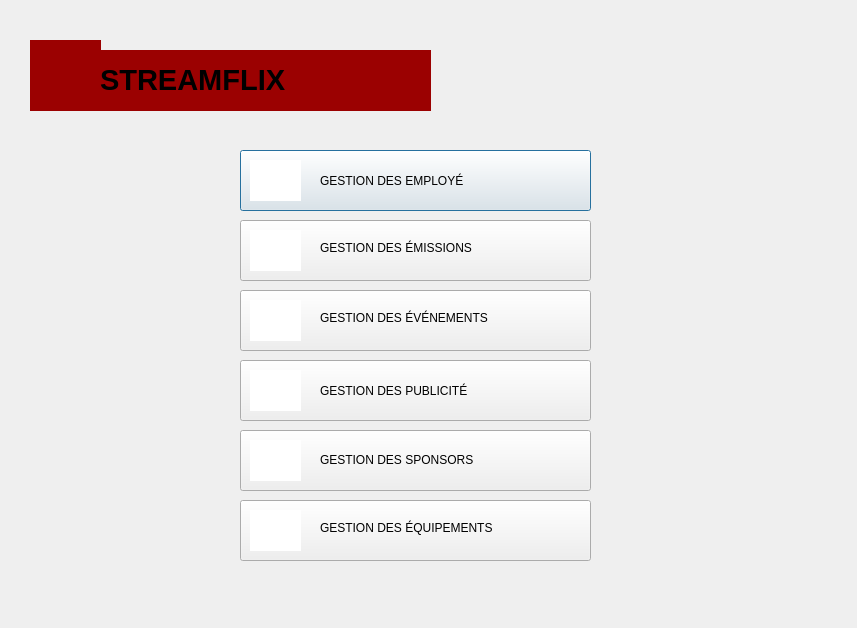
<?xml version="1.0" encoding="UTF-8"?>
<ui version="4.0">
 <class>Menu</class>
 <widget class="QDialog" name="Menu">
  <property name="geometry">
   <rect>
    <x>0</x>
    <y>0</y>
    <width>857</width>
    <height>628</height>
   </rect>
  </property>
  <property name="windowTitle">
   <string>Menu</string>
  </property>
  <widget class="QLabel" name="label">
   <property name="geometry">
    <rect>
     <x>-70</x>
     <y>-40</y>
     <width>1011</width>
     <height>711</height>
    </rect>
   </property>
   <property name="styleSheet">
    <string notr="true">image: url(:/new/prefix1/BackRouge.png);</string>
   </property>
   <property name="text">
    <string/>
   </property>
  </widget>
  <widget class="QLabel" name="label_40">
   <property name="geometry">
    <rect>
     <x>30</x>
     <y>40</y>
     <width>71</width>
     <height>71</height>
    </rect>
   </property>
   <property name="styleSheet">
    <string notr="true">image: url(:/new/prefix1/Logo.png);
background-color: rgb(155, 1, 1);</string>
   </property>
   <property name="text">
    <string/>
   </property>
  </widget>
  <widget class="QLabel" name="label_44">
   <property name="geometry">
    <rect>
     <x>100</x>
     <y>50</y>
     <width>331</width>
     <height>61</height>
    </rect>
   </property>
   <property name="styleSheet">
    <string notr="true">background-color: rgb(155, 1, 1);
font: 19pt &quot;Sitka&quot;;</string>
   </property>
   <property name="text">
    <string>&lt;html&gt;&lt;head/&gt;&lt;body&gt;&lt;p&gt;&lt;span style=&quot; font-size:22pt; font-weight:600;&quot;&gt;STREAMFLIX&lt;/span&gt;&lt;/p&gt;&lt;/body&gt;&lt;/html&gt;</string>
   </property>
  </widget>
  <widget class="QPushButton" name="pushButtonEmployee">
   <property name="geometry">
    <rect>
     <x>240</x>
     <y>150</y>
     <width>351</width>
     <height>61</height>
    </rect>
   </property>
   <property name="text">
    <string/>
   </property>
  </widget>
  <widget class="QPushButton" name="pushButtonEmission">
   <property name="geometry">
    <rect>
     <x>240</x>
     <y>220</y>
     <width>351</width>
     <height>61</height>
    </rect>
   </property>
   <property name="text">
    <string/>
   </property>
  </widget>
  <widget class="QPushButton" name="pushButtonEvenement">
   <property name="geometry">
    <rect>
     <x>240</x>
     <y>290</y>
     <width>351</width>
     <height>61</height>
    </rect>
   </property>
   <property name="text">
    <string/>
   </property>
  </widget>
  <widget class="QPushButton" name="pushButtonPublicite">
   <property name="geometry">
    <rect>
     <x>240</x>
     <y>360</y>
     <width>351</width>
     <height>61</height>
    </rect>
   </property>
   <property name="text">
    <string/>
   </property>
  </widget>
  <widget class="QPushButton" name="pushButtonSponsors">
   <property name="geometry">
    <rect>
     <x>240</x>
     <y>430</y>
     <width>351</width>
     <height>61</height>
    </rect>
   </property>
   <property name="text">
    <string/>
   </property>
  </widget>
  <widget class="QPushButton" name="pushButtonEquipement">
   <property name="geometry">
    <rect>
     <x>240</x>
     <y>500</y>
     <width>351</width>
     <height>61</height>
    </rect>
   </property>
   <property name="text">
    <string/>
   </property>
  </widget>
  <widget class="QLabel" name="label_18">
   <property name="geometry">
    <rect>
     <x>250</x>
     <y>300</y>
     <width>51</width>
     <height>41</height>
    </rect>
   </property>
   <property name="styleSheet">
    <string notr="true">background-color: rgb(255, 255, 255);
image: url(:/new/prefix1/u2.png);</string>
   </property>
   <property name="text">
    <string/>
   </property>
  </widget>
  <widget class="QLabel" name="label_19">
   <property name="geometry">
    <rect>
     <x>250</x>
     <y>370</y>
     <width>51</width>
     <height>41</height>
    </rect>
   </property>
   <property name="styleSheet">
    <string notr="true">background-color: rgb(255, 255, 255);
image: url(:/new/prefix1/u6.png);</string>
   </property>
   <property name="text">
    <string/>
   </property>
  </widget>
  <widget class="QLabel" name="label_3">
   <property name="geometry">
    <rect>
     <x>320</x>
     <y>240</y>
     <width>231</width>
     <height>16</height>
    </rect>
   </property>
   <property name="styleSheet">
    <string notr="true">font: 9pt &quot;Sitka&quot;;</string>
   </property>
   <property name="text">
    <string>GESTION DES ÉMISSIONS </string>
   </property>
  </widget>
  <widget class="QLabel" name="label_15">
   <property name="geometry">
    <rect>
     <x>250</x>
     <y>510</y>
     <width>51</width>
     <height>41</height>
    </rect>
   </property>
   <property name="styleSheet">
    <string notr="true">background-color: rgb(255, 255, 255);
image: url(:/new/prefix1/u4.png);</string>
   </property>
   <property name="text">
    <string/>
   </property>
  </widget>
  <widget class="QLabel" name="label_14">
   <property name="geometry">
    <rect>
     <x>250</x>
     <y>230</y>
     <width>51</width>
     <height>41</height>
    </rect>
   </property>
   <property name="styleSheet">
    <string notr="true">background-color: rgb(255, 255, 255);
image: url(:/new/prefix1/u3.png);</string>
   </property>
   <property name="text">
    <string/>
   </property>
  </widget>
  <widget class="QLabel" name="label_2">
   <property name="geometry">
    <rect>
     <x>320</x>
     <y>160</y>
     <width>241</width>
     <height>41</height>
    </rect>
   </property>
   <property name="styleSheet">
    <string notr="true">font: 9pt &quot;Sitka&quot;;</string>
   </property>
   <property name="text">
    <string>GESTION DES EMPLOYÉ</string>
   </property>
  </widget>
  <widget class="QLabel" name="label_17">
   <property name="geometry">
    <rect>
     <x>250</x>
     <y>440</y>
     <width>51</width>
     <height>41</height>
    </rect>
   </property>
   <property name="styleSheet">
    <string notr="true">background-color: rgb(255, 255, 255);
image: url(:/new/prefix1/u5.png);</string>
   </property>
   <property name="text">
    <string/>
   </property>
  </widget>
  <widget class="QLabel" name="label_6">
   <property name="geometry">
    <rect>
     <x>320</x>
     <y>450</y>
     <width>191</width>
     <height>20</height>
    </rect>
   </property>
   <property name="styleSheet">
    <string notr="true">font: 9pt &quot;Sitka&quot;;</string>
   </property>
   <property name="text">
    <string>GESTION DES SPONSORS </string>
   </property>
  </widget>
  <widget class="QLabel" name="label_7">
   <property name="geometry">
    <rect>
     <x>320</x>
     <y>520</y>
     <width>241</width>
     <height>16</height>
    </rect>
   </property>
   <property name="styleSheet">
    <string notr="true">font: 9pt &quot;Sitka&quot;;</string>
   </property>
   <property name="text">
    <string>GESTION DES ÉQUIPEMENTS</string>
   </property>
  </widget>
  <widget class="QLabel" name="label_4">
   <property name="geometry">
    <rect>
     <x>320</x>
     <y>310</y>
     <width>231</width>
     <height>16</height>
    </rect>
   </property>
   <property name="styleSheet">
    <string notr="true">font: 9pt &quot;Sitka&quot;;</string>
   </property>
   <property name="text">
    <string>GESTION DES ÉVÉNEMENTS</string>
   </property>
  </widget>
  <widget class="QLabel" name="label_12">
   <property name="geometry">
    <rect>
     <x>250</x>
     <y>160</y>
     <width>51</width>
     <height>41</height>
    </rect>
   </property>
   <property name="styleSheet">
    <string notr="true">background-color: rgb(255, 255, 255);
image: url(:/new/prefix1/u1.png);</string>
   </property>
   <property name="text">
    <string/>
   </property>
  </widget>
  <widget class="QLabel" name="label_5">
   <property name="geometry">
    <rect>
     <x>320</x>
     <y>380</y>
     <width>231</width>
     <height>21</height>
    </rect>
   </property>
   <property name="styleSheet">
    <string notr="true">font: 9pt &quot;Sitka&quot;;</string>
   </property>
   <property name="text">
    <string>GESTION DES PUBLICITÉ</string>
   </property>
  </widget>
 </widget>
 <resources/>
 <connections/>
</ui>
